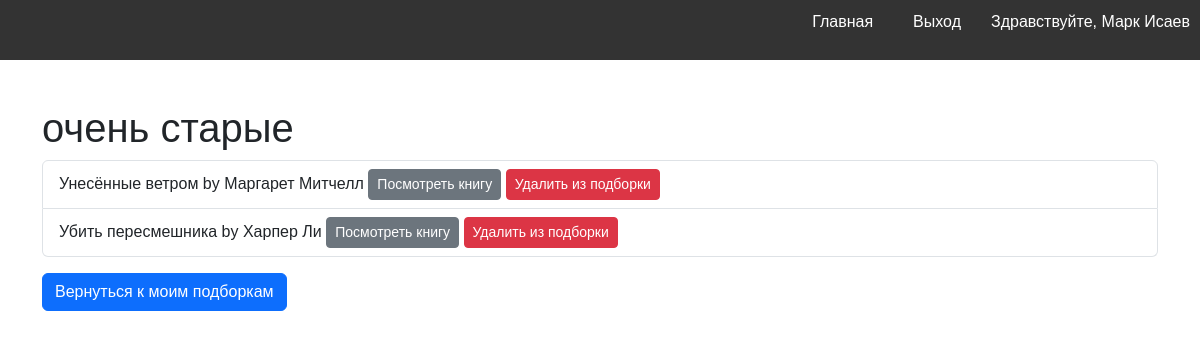
The page /collections/collection/1 (signed in) on the database its author committed.
### models.py (models this page shows, shortened)
class User(db.Model, UserMixin):
    __tablename__ = 'users'
    id = db.Column(db.Integer, primary_key=True)
    username = db.Column(db.String(100), unique=True, nullable=False)
    password = db.Column(db.String(100), nullable=False)
    last_name = db.Column(db.String(100), nullable=False)
    first_name = db.Column(db.String(100), nullable=False)
    middle_name = db.Column(db.String(100))
    role_id = db.Column(db.Integer, db.ForeignKey('roles.id'), nullable=False)
    reviews = db.relationship('Review', backref='user')
    role = db.relationship('Role', backref='users')

class Collection(db.Model):
    __tablename__ = 'collections'
    id = db.Column(db.Integer, primary_key=True)
    title = db.Column(db.String(255), nullable=False)
    user_id = db.Column(db.Integer, db.ForeignKey('users.id'), nullable=False)
    books = db.relationship('Book', secondary=book_collections, backref='collections')

class Book(db.Model):
    __tablename__ = 'books'
    id = db.Column(db.Integer, primary_key=True)
    title = db.Column(db.String(255), nullable=False)
    short_description = db.Column(db.Text, nullable=False)
    year = db.Column(db.Integer, nullable=False)
    publisher = db.Column(db.String(255), nullable=False)
    author = db.Column(db.String(255), nullable=False)
    page_count = db.Column(db.Integer, nullable=False)
    cover_id = db.Column(db.Integer, db.ForeignKey('covers.id'), nullable=False)
    genres = db.relationship('Genre', secondary=book_genres, backref='books')
    cover = db.relationship('Cover', backref='book')

### collections_blueprint.py (the view)
@collections_bp.route('/collection/<int:collection_id>')
@login_required
def view_collection(collection_id):
    collection = Collection.query.get_or_404(collection_id)
    return render_template('view_collection.html', collection=collection)

### templates/view_collection.html (shortened to what this page needs)
{% extends 'base.html' %}
{% block content %}
    <div class="container mt-4">
        <h1>{{ collection.title }}</h1>
        <ul class="list-group">
            {% for book in collection.books %}
                <li class="list-group-item">
                    {{ book.title }} by {{ book.author }}
                    <a href="{{ url_for('books.book', book_id=book.id) }}" class="btn btn-secondary btn-sm">Посмотреть книгу</a>
                    <form method="post" action="{{ url_for('collections_bp.remove_from_collection', collection_id=collection.id, book_id=book.id) }}" onsubmit="return confirm('Вы уверены, что хотите удалить эту книгу из подборки?');" style="display: inline-block;">
                        <button type="submit" class="btn btn-danger btn-sm">Удалить из подборки</button>
                    </form>
                </li>
            {% endfor %}
        </ul>
        <a href="{{ url_for('collections_bp.collections') }}" class="btn btn-primary mt-3">Вернуться к моим подборкам</a>
    </div>
{% endblock %}

### templates/navbar.html (shortened to what this page needs)
<nav>
    <ul>
        <li><a href="{{ url_for('index') }}">Главная</a></li>
        {% if current_user.is_authenticated %}
            <li><a href="{{ url_for('logout') }}">Выход</a></li>
            <li><span>Здравствуйте, {{ current_user.first_name }} {{ current_user.last_name }}</span></li>
        {% else %}
            <li><a href="{{ url_for('login') }}">Вход</a></li>
            <li><a href="{{ url_for('register') }}">Регистрация</a></li>
        {% endif %}
    </ul>
</nav>

### static/styles.css (style rules this page uses)
body { font-family: Arial, sans-serif; }
nav { background-color: #333; color: white; padding: 10px; text-align: center; }
nav ul { list-style-type: none; padding: 0; display: flex; justify-content: flex-end; gap: 10px; }
nav ul li { margin-left: 10px; }
nav ul li a { color: white; text-decoration: none; padding: 10px; }

### rows shown on the page
User: first_name "Марк", last_name "Исаев"
Collection: title "очень старые"
Book: title "Унесённые ветром", author "Маргарет Митчелл"
Book: title "Убить пересмешника", author "Харпер Ли"
